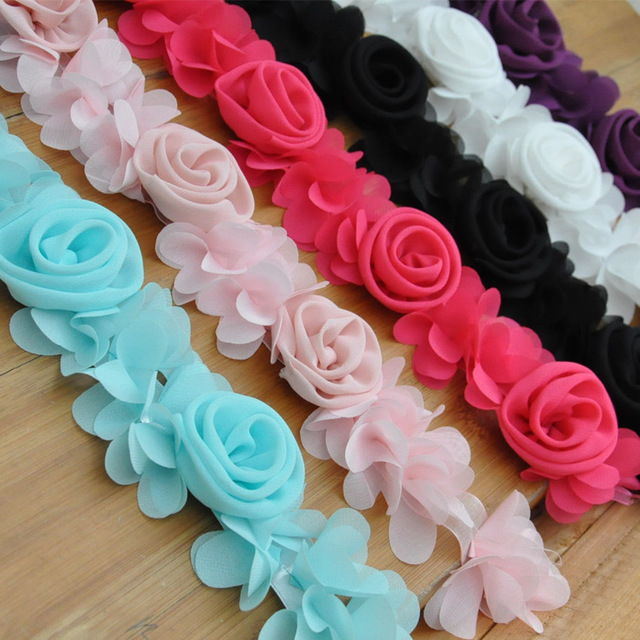
#> input picture aritmetik-islemler/cicek.jpg, 640 x 640 px
$ python aritmetik-islemler-iki.py
#> lines starting #> are read from the running program, lines starting #| are printed output that depends on the picture
import cv2
from matplotlib import pyplot as plt
import numpy as np

img1=cv2.imread('cicek.jpg')
#> img1 is the input picture: shape (640, 640, 3); mean B, G, R 121.2, 121.5, 146.8
img2=cv2.imread('cicek-gri.png')
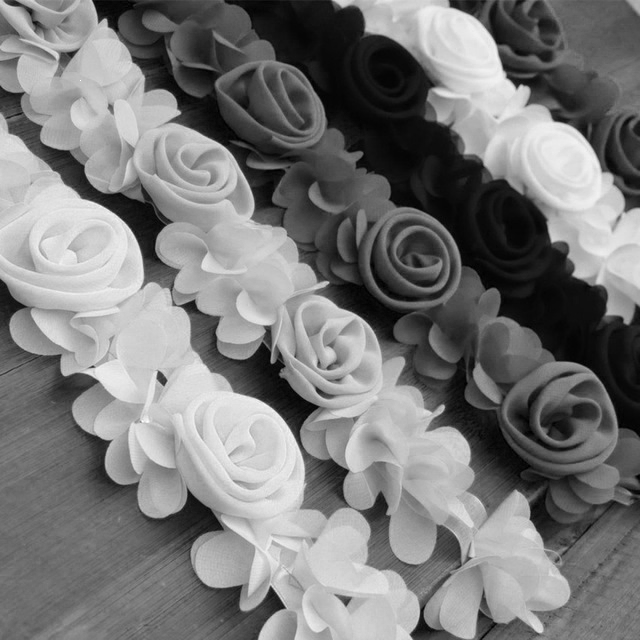
#> input picture aritmetik-islemler/cicek-gri.png, 640 x 640 px
#> img2 is the input picture: shape (640, 640, 3); min 0, max 255, mean 121.2

toplam1=cv2.add(img1,img2)                          #iki resmi topladık
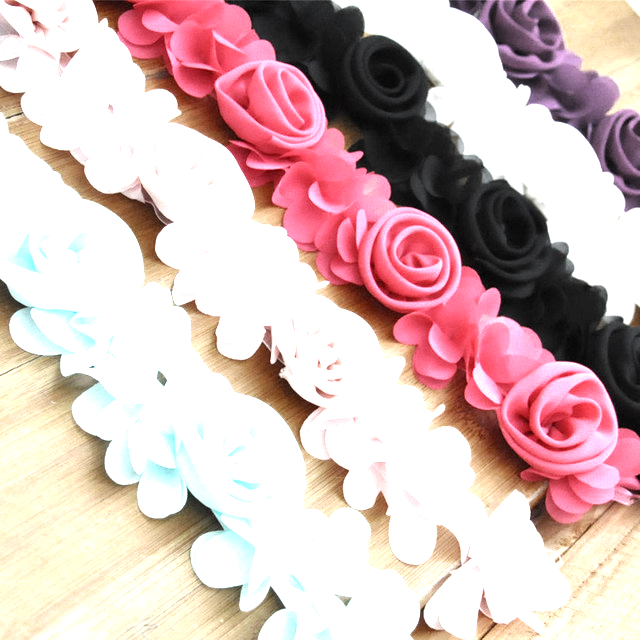
#> toplam1: shape (640, 640, 3); mean B, G, R 188.1, 189.8, 215.3
toplam2=cv2.addWeighted(img1,0.7,img2,0.3,0)        #iki resmi topladık ve ağırlık oranlarını belirledik
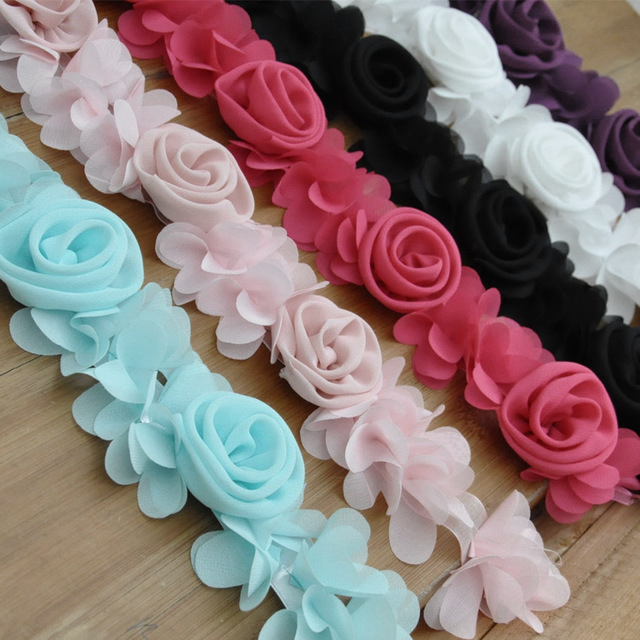
#> toplam2: shape (640, 640, 3); mean B, G, R 121.2, 121.4, 139.1

cv2.imshow('toplanmıs-resim1',toplam1)
cv2.imshow('toplanmıs-resim2',toplam2)

cv2.waitKey(0)
cv2.destroyAllWindows()
